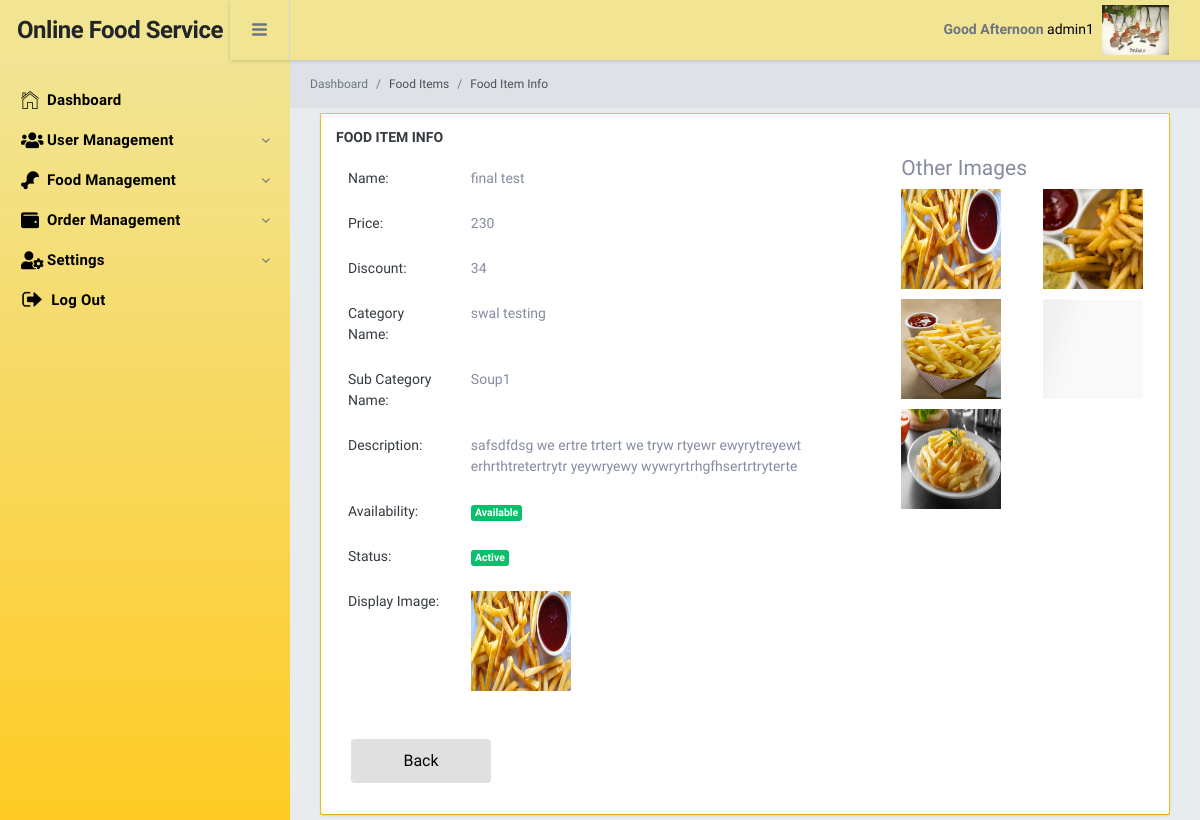
/admin/views/FoodItemInfo.php?Id=25 (signed in), run on the app's committed database.
### tables this page shows
CREATE TABLE `fooditem` (
  `Id` int(11) NOT NULL,
  `Name` varchar(255) NOT NULL,
  `Price` decimal(10,0) NOT NULL,
  `Discount` decimal(10,0) NOT NULL,
  `IsAvailable` int(11) NOT NULL,
  `IsActive` int(11) NOT NULL,
  `CategoryId` int(11) NOT NULL,
  `SubCategoryId` int(11) NOT NULL,
  `DisplayPicture` varchar(255) DEFAULT NULL,
  `Description` text NOT NULL,
  `CreatedBy` int(11) NOT NULL,
  `CreatedDate` datetime NOT NULL DEFAULT CURRENT_TIMESTAMP,
  `UpdatedBy` int(11) NOT NULL,
  `UpdatedDate` datetime NOT NULL DEFAULT '0000-00-00 00:00:00' ON UPDATE CURRENT_TIMESTAMP
);

CREATE TABLE `category` (
  `Id` int(11) NOT NULL,
  `Name` varchar(255) NOT NULL,
  `Code` varchar(255) NOT NULL,
  `IsActive` int(11) NOT NULL,
  `CreatedDate` datetime NOT NULL DEFAULT CURRENT_TIMESTAMP,
  `CreatedBy` int(11) NOT NULL,
  `UpdatedDate` datetime DEFAULT NULL ON UPDATE CURRENT_TIMESTAMP,
  `UpdatedBy` int(11) NOT NULL
);

CREATE TABLE `subcategory` (
  `Id` int(11) NOT NULL,
  `Name` varchar(255) NOT NULL,
  `Code` varchar(255) NOT NULL,
  `IsActive` int(11) NOT NULL,
  `CreatedDate` datetime NOT NULL DEFAULT CURRENT_TIMESTAMP,
  `CreatedBy` int(11) NOT NULL,
  `UpdatedDate` datetime NOT NULL,
  `UpdatedBy` int(11) NOT NULL
);

CREATE TABLE `images` (
  `Id` int(11) NOT NULL,
  `FoodItemId` int(11) NOT NULL,
  `PhotoUrl` varchar(255) NOT NULL,
  `CreatedDate` datetime NOT NULL DEFAULT CURRENT_TIMESTAMP,
  `CreatedBy` int(11) NOT NULL
);

### admin/views/FoodItemInfo.php (the view, shortened to what this page needs)
<?php
    include("layout/topbar.php");
    include("layout/sidebar.php");
    $Id = $_GET['Id'];
    $sql = "SELECT FI.Id, FI.Name, FI.Price, FI.Discount, FI.IsAvailable, FI.IsActive,FI.DisplayPicture,FI.Description, CT.Name CategoryName, SCT.Name SubCategoryName
    FROM fooditem FI
    INNER JOIN category CT ON CT.Id = FI.CategoryId
    INNER JOIN subcategory SCT ON SCT.Id = FI.SubCategoryId
    WHERE FI.Id = '$Id'";
    $queryResult = mysqli_fetch_assoc(mysqli_query($con, $sql));
    $status = $queryResult['IsActive']; $whichStatus = '';
    $isAvailable = $queryResult['IsAvailable']; $whichAvailable = '';
    if($status == 0){
        $whichStatus = '<span class="badge badge-danger">Inactive</span>';
    }
    else{
        $whichStatus = '<span class="badge badge-success">Active</span>';
    }
    if($isAvailable == 0){
        $whichAvailable = '<span class="badge badge-danger">Not Available</span>';
    }
    else{
        $whichAvailable = '<span class="badge badge-success">Available</span>';
    }
?>
<div class="br-pageheader">
    <nav class="breadcrumb pd-0 mg-0 tx-12">
        <a class="breadcrumb-item" href="index.php">Dashboard</a>
        <a class="breadcrumb-item active" href="FoodItem.php">Food Items</a>
        <a class="breadcrumb-item active" href="#">Food Item Info</a>
    </nav>
</div>
<div id="datatable1_wrapper" class="dataTables_wrapper no-footer">
    <div class="br-pagebody">
        <div class="br-section-wrapper">
            <h6 class="br-section-label">Food Item Info</h6>
            <div class="table-wrapper">
                <div class = "row">
                    <div class = "col-md-8 col-sm-8 col-lg-8">
                        <table class = "table table-borderless information">
                            <tr>
                                <th>Name: </th>
                                <td><?php echo $queryResult['Name'];?></td>
                            </tr>
                            <tr>
                                <th>Price: </th>
                                <td><?php echo $queryResult['Price'];?></td>
                            </tr>
                            <tr>
                                <th>Discount: </th>
                                <td><?php echo $queryResult['Discount'];?></td>
                            </tr>
                            <tr>
                                <th>Category Name: </th>
                                <td><?php echo $queryResult['CategoryName'];?></td>
                            </tr>
                            <tr>
                                <th>Sub Category Name: </th>
                                <td><?php echo $queryResult['SubCategoryName'];?></td>
                            </tr>
                            <tr>
                                <th>Description: </th>
                                <td><?php echo $queryResult['Description'];?></td>
                            </tr>
                            <tr>
                                <th>Availability: </th>
                                <td><?php echo $whichAvailable;?></td>
                            </tr>
                            <tr>
                                <th>Status: </th>
                                <td><?php echo $whichStatus;?></td>
                            </tr>
                            <tr>
                                <th>Display Image: </th>
                                <td><img src = "../../<?php echo $queryResult['DisplayPicture'];?>" height = "100" width = "100"></td>
                            </tr>
                        </table>
                    </div>
                    <div class = "col-md-4 col-sm-4 col-lg-4">
                        <h4>Other Images</h4>
                        <div class = "row">
                            <?php
                                $sql = "SELECT * FROM `images` WHERE FoodItemId = '$Id'";
                                $queryResult = mysqli_query($con, $sql);
                                while($row = mysqli_fetch_assoc($queryResult)){
                                    $imageUrl = $row['PhotoUrl'];
                                    echo "<div class = 'col-md-6 col-sm-6 col-lg-6 bottom'>
                                    "."<img src = '../../$imageUrl' alt = 'Image' height = '100' width = '100'>"."</div>";
                                }
                            ?>
                        </div>
                    </div>
                </div>
                <div class="form-row">
                    <div class="col-md-4 form-group">
                        <a class="btn custombtn float-left" href = "FoodItem.php" style="background-color: #E0E0E0 !important; color: black !important; margin-left: 15px;">Back</a>
                    </div>
                    <div class="col-md-4 form-group">
                    </div>
                    <div class="col-md-4 form-group">
                    </div>
                </div>
            </div>
        </div>
    </div>
</div>
<?php include("layout/footer.php");?>

### admin/views/layout/topbar.php (shortened to what this page needs)
<!DOCTYPE html>
<html>
<head>
    <link href="../public/fontawesome-free/css/all.min.css" rel="stylesheet">
    <link rel="stylesheet" href="https://kendo.cdn.telerik.com/2021.1.330/styles/kendo.default-v2.min.css" />
    <link href="../public/datatables.net-dt/css/jquery.dataTables.min.css" rel="stylesheet">
    <link href="../public/datatables.net-responsive-dt/css/responsive.dataTables.min.css" rel="stylesheet">
    <link href="../public/ionicons/css/ionicons.min.css" rel="stylesheet">
    <link href="../public/highlightjs/styles/github.css" rel="stylesheet">
    <link rel='stylesheet' href='https://cdnjs.cloudflare.com/ajax/libs/limonte-sweetalert2/10.15.7/sweetalert2.css'>
    <link href="https://cdn.datatables.net/buttons/1.7.1/css/buttons.dataTables.min.css" rel="stylesheet" />
    <link rel="stylesheet" href="../public/bootstrapSwitch/bootstrap-switch.css">
    <link rel="stylesheet" href="../public/css/bracket.css">
    <link rel="stylesheet" href="../public/css/site.css">
    <link rel="stylesheet" href="../public/select2/select2.min.css">
    <link rel="stylesheet" href="https://code.jquery.com/ui/1.12.1/themes/base/jquery-ui.css">
    <link href="https://cdnjs.cloudflare.com/ajax/libs/limonte-sweetalert2/7.33.1/sweetalert2.css" rel="stylesheet" />
    <link href="https://cdnjs.cloudflare.com/ajax/libs/limonte-sweetalert2/7.33.1/sweetalert2.min.css" rel="stylesheet" />
</head>
<body>

### admin/views/layout/sidebar.php (shortened to what this page needs)
<div class="br-logo"><a href="#"><span></span>Online Food Service<span></span></a></div>
    <div class="br-sideleft sideleft-scrollbar">
        <ul style="margin-top:20px;" class="br-sideleft-menu">
            <li class="br-menu-item">
                <a href="index.php" class="br-menu-link">
                    <i class="menu-item-icon icon ion-ios-home-outline tx-24"></i>
                    <span class="menu-item-label">Dashboard</span>
                </a>
            </li>
            <?php if($_SESSION['user']['RoleName'] == 'SuperAdmin' || $_SESSION['user']['RoleName'] == 'Admin'){?>
                <li class="br-menu-item dummy_company_menu companyCls"  >
                <a href="#" class="br-menu-link with-sub">
                    <span class="menu-item-label">User Management</span>
                </a>
            </li>
            <?php }
            ?>
            <?php if($_SESSION['user']['RoleName'] == 'SuperAdmin' || $_SESSION['user']['RoleName'] == 'Admin'){?>
                <li class="br-menu-item dummy_company_menu companyCls"  >
                <a href="#" class="br-menu-link with-sub">
                    <span class="menu-item-label">Food Management</span>
                </a>
            </li>
            <?php }
            ?>
            <li class="br-menu-item dummy_company_menu companyCls"  >
                <a href="#" class="br-menu-link with-sub">
                    <span class="menu-item-label">Order Management</span>
                </a>
            </li>
            <li class="br-menu-item dummy_company_menu companyCls"  >
                <a href="#" class="br-menu-link with-sub">
                    <span class="menu-item-label">Settings</span>
                </a>
            </li>
            <li class="br-menu-item dummy_poc_menu">
                <a href="../logout.php" class="br-menu-link">
                    <img src="../public/logout.png" alt="logo" class="logo-default logout-logo-width" />
                    <span class="menu-item-label">Log Out</span>
                </a>
            </li>
        </ul>
    </div>
    <div class="br-header">
        <div class="br-header-left">
            <div class="navicon-left hidden-md-down"><a id="btnLeftMenu" href="#"><i class="icon ion-navicon-round"></i></a></div>
        </div>
        <div class="br-header-right">
            <nav class="">
                <a href="#" class="nav-link nav-link-profile" data-toggle="dropdown">
                    <label id="lblGreetings"></label> <span class="logged-name hidden-md-down" style="color: black !important; font-size: 14px !important;"><?php echo $_SESSION['user']['Name'];?></span>
                    <img src="../public/bondi.jpg" alt="logo" class="logo-default header-logo-width" />
                </a>
            </nav>
        </div>
    </div>
    <div class="br-mainpanel">

### admin/views/layout/footer.php (shortened to what this page needs)
</div>
</body>
</html>

### admin/public/css/site.css (style rules this page uses)
.br-section-wrapper { padding: 15px; }
::placeholder { color: #f0eded !important; opacity: 1; }
.br-pagebody { padding: 0; border: 1px solid #ffcb24 !important; margin: 5px 30px; }
.logout-logo-width { max-height: 18px !important; }
.header-logo-width { max-height: 50px !important; padding-right: 15px !important; }
.br-header::before { background-color: #f1e594; }

### admin/views/layout/topbar.php (style rules this page uses)
.tableStyle tr td, tr th { text-align: center; }

### admin/views/FoodItemInfo.php (style rules this page uses)
.information tr th { text-align: left; }
.bottom { margin-bottom: 10px !important; }

### data on the page
fooditem: Name "final test", Price "230", Discount "34", CategoryId.Name "swal testing", SubCategoryId.Name "Soup1", Description "safsdfdsg we ertre trtert we tryw rtyewr ewyrytreyewt erhrthtretertrytr yeywryewy wywryrtrhgfhsertrtryterte", DisplayPicture (picture)
images: PhotoUrl (picture)
images: PhotoUrl (picture)
images: PhotoUrl (picture)
images: PhotoUrl (picture)
images: PhotoUrl (picture)

### other printed values
$_SESSION['user']['Name'] "admin1"
